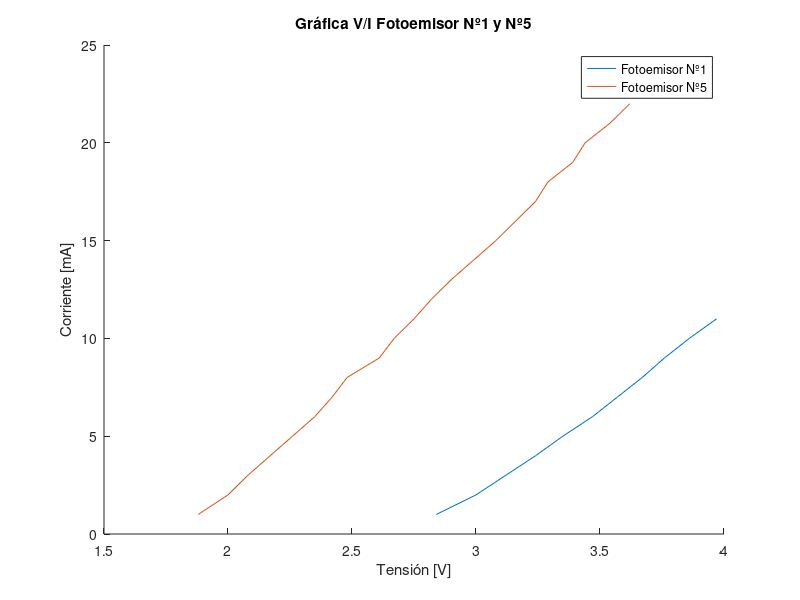
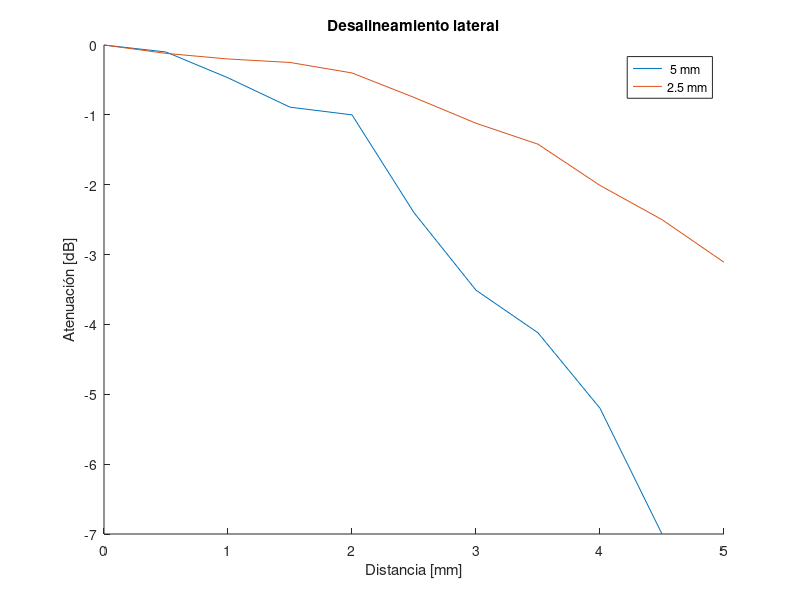

The MATLAB source for these figures, in order:
clc;clear;close all;

Corriente_1 = [1:11];

Tension_1 = [
2.84  

3  

3.12  

3.24  

3.35  

3.47  

3.57  

3.67  

3.76  

3.86  

3.97  
];
Tension_1 = transpose(Tension_1);
Corriente_2 = [1 2  3  4  5  6  7  8  9  10  11 12 13 14 15 16 17 18 19 20 21 22];  

Tension_2 = [1.88 2  2.08  2.17 2.26  2.35 2.42 2.48 2.61 2.67 2.75 2.82 2.9 2.99 3.08 3.16 3.24 3.29 3.39 3.44 3.54 3.62] ; 


figure(1);
hold on 

plot(Tension_1,Corriente_1)
plot(Tension_2,Corriente_2)

hold off
title("Gráfica V/I Fotoemisor Nº1 y Nº5");
xlabel("Tensión [V]");ylabel("Corriente [mA]");
legend("Fotoemisor Nº1","Fotoemisor Nº5");



Desviacion = [
0 

0.5  

1.0  

1.5 

2.0 

2.5 

3.0 

3.5 

4.0 

4.5 

5.0 

];

Desviacion_1 = [
0 

0.5  

1.0  

1.5 

2.0 

2.5 

3.0 

3.5 

4.0 

4.5 



];

Desviacion_1 = transpose (Desviacion_1);
Desviacion = transpose(Desviacion);

dos_con_cinco = [ 
0 

  

-0.12  

-0.2  

-0.25  

-0.4  

-0.75  

-1.12  

-1.42   

-2.01  

-2.5 

  

 

-3.11 

];
dos_con_cinco = transpose(dos_con_cinco);

cinco_con_cero = [ 
0 

  

 -0.1 

-0.47  

-0.89  

-1  

-2.4  

 -3.51 

-4.12  

  

 

-5.2 

  

 

-7 

  

 



];

cinco_con_cero = transpose(cinco_con_cero);

figure(2);
hold on 

plot(Desviacion_1,cinco_con_cero)
plot(Desviacion,dos_con_cinco)

hold off
title("Desalineamiento lateral");
xlabel("Distancia [mm]");ylabel("Atenuación [dB]");
legend(" 5 mm","2.5 mm");